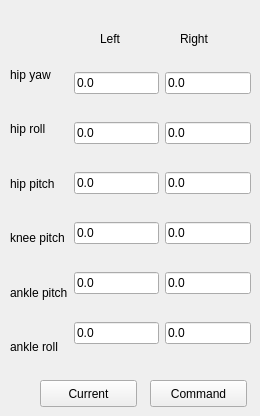
   <widget class="QWidget" name="tab_5">
    <attribute name="title">
     <string>pos command</string>
    </attribute>
    <widget class="QWidget" name="horizontalLayoutWidget_3">
     <property name="geometry">
      <rect>
       <x>10</x>
       <y>50</y>
       <width>241</width>
       <height>321</height>
      </rect>
     </property>
     <layout class="QHBoxLayout" name="horizontalLayout_6">
      <item>
       <layout class="QVBoxLayout" name="verticalLayout_26">
        <item>
         <widget class="QLabel" name="label_41">
          <property name="text">
           <string>hip yaw</string>
          </property>
         </widget>
        </item>
        <item>
         <widget class="QLabel" name="label_42">
          <property name="text">
           <string>hip roll</string>
          </property>
         </widget>
        </item>
        <item>
         <widget class="QLabel" name="label_43">
          <property name="text">
           <string>hip pitch</string>
          </property>
         </widget>
        </item>
        <item>
         <widget class="QLabel" name="label_56">
          <property name="text">
           <string>knee pitch</string>
          </property>
         </widget>
        </item>
        <item>
         <widget class="QLabel" name="label_60">
          <property name="text">
           <string>ankle pitch</string>
          </property>
         </widget>
        </item>
        <item>
         <widget class="QLabel" name="label_61">
          <property name="text">
           <string>ankle roll</string>
          </property>
         </widget>
        </item>
       </layout>
      </item>
      <item>
       <layout class="QVBoxLayout" name="verticalLayout_22">
        <item>
         <widget class="QLineEdit" name="pc0">
          <property name="text">
           <string>0.0</string>
          </property>
         </widget>
        </item>
        <item>
         <widget class="QLineEdit" name="pc1">
          <property name="text">
           <string>0.0</string>
          </property>
         </widget>
        </item>
        <item>
         <widget class="QLineEdit" name="pc2">
          <property name="text">
           <string>0.0</string>
          </property>
         </widget>
        </item>
        <item>
         <widget class="QLineEdit" name="pc3">
          <property name="text">
           <string>0.0</string>
          </property>
         </widget>
        </item>
        <item>
         <widget class="QLineEdit" name="pc4">
          <property name="text">
           <string>0.0</string>
          </property>
         </widget>
        </item>
        <item>
         <widget class="QLineEdit" name="pc5">
          <property name="text">
           <string>0.0</string>
          </property>
         </widget>
        </item>
       </layout>
      </item>
      <item>
       <layout class="QVBoxLayout" name="verticalLayout_23">
        <item>
         <widget class="QLineEdit" name="pc6">
          <property name="text">
           <string>0.0</string>
          </property>
         </widget>
        </item>
        <item>
         <widget class="QLineEdit" name="pc7">
          <property name="text">
           <string>0.0</string>
          </property>
         </widget>
        </item>
        <item>
         <widget class="QLineEdit" name="pc8">
          <property name="text">
           <string>0.0</string>
          </property>
         </widget>
        </item>
        <item>
         <widget class="QLineEdit" name="pc9">
          <property name="text">
           <string>0.0</string>
          </property>
         </widget>
        </item>
        <item>
         <widget class="QLineEdit" name="pc10">
          <property name="text">
           <string>0.0</string>
          </property>
         </widget>
        </item>
        <item>
         <widget class="QLineEdit" name="pc11">
          <property name="text">
           <string>0.0</string>
          </property>
         </widget>
        </item>
       </layout>
      </item>
     </layout>
    </widget>
    <widget class="QLabel" name="label_62">
     <property name="geometry">
      <rect>
       <x>100</x>
       <y>30</y>
       <width>66</width>
       <height>17</height>
      </rect>
     </property>
     <property name="text">
      <string>Left</string>
     </property>
    </widget>
    <widget class="QLabel" name="label_63">
     <property name="geometry">
      <rect>
       <x>180</x>
       <y>30</y>
       <width>66</width>
       <height>17</height>
      </rect>
     </property>
     <property name="text">
      <string>Right</string>
     </property>
    </widget>
    <widget class="QPushButton" name="pushButton">
     <property name="geometry">
      <rect>
       <x>150</x>
       <y>380</y>
       <width>97</width>
       <height>27</height>
      </rect>
     </property>
     <property name="text">
      <string>Command</string>
     </property>
    </widget>
    <widget class="QPushButton" name="pushButton_2">
     <property name="geometry">
      <rect>
       <x>40</x>
       <y>380</y>
       <width>97</width>
       <height>27</height>
      </rect>
     </property>
     <property name="text">
      <string>Current</string>
     </property>
    </widget>
   </widget>
